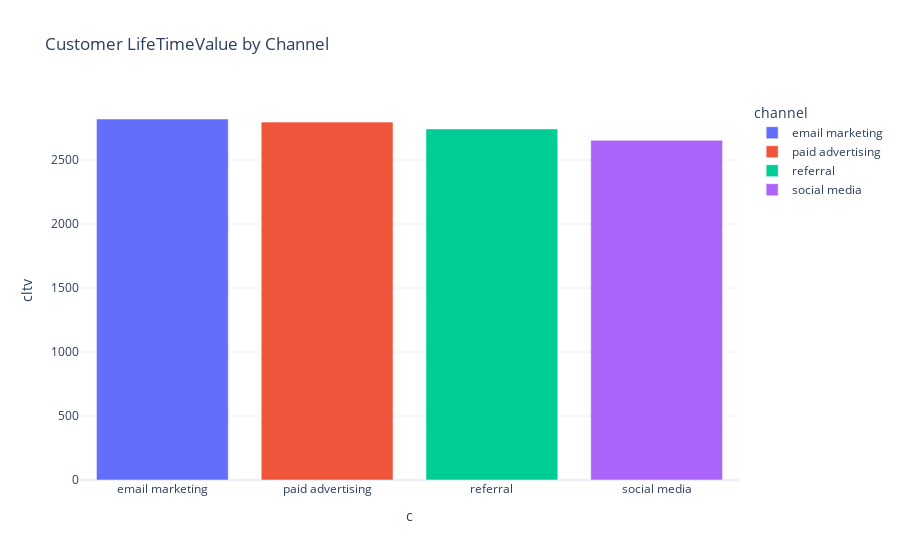

The cell this chart's notebook holds for it:
### Markdown cell above
#  Calculate the customer lifetime value from each channel(CLTV)
 we can use the formula mentioned below to calculate CLTV
 
CLTV = (revenue – cost) * conversion_rate / cost

### Code cell
data['cltv']=(data['revenue']-data['cost'])
channel_cltv=data.groupby('channel')['cltv'].mean().reset_index()
fig=px.bar(channel_cltv,x='channel',y='cltv',color='channel',
          title='Customer LifeTimeValue by Channel')
fig.update_xaxes(title='c')

### Figure 1 — Plotly figure (JSON) as saved in the notebook; plotly's stock layout.template omitted (floating-point values rounded to 4 significant figures)
{"data": [{"alignmentgroup": "True", "hovertemplate": "channel=%{x}<br>cltv=%{y}<extra></extra>", "legendgroup": "email marketing", "marker": {"color": "#636efa", "pattern": {"shape": ""}}, "name": "email marketing", "offsetgroup": "email marketing", "orientation": "v", "showlegend": true, "textposition": "auto", "type": "bar", "x": ["email marketing"], "xaxis": "x", "y": [2820.0], "yaxis": "y"}, {"alignmentgroup": "True", "hovertemplate": "channel=%{x}<br>cltv=%{y}<extra></extra>", "legendgroup": "paid advertising", "marker": {"color": "#EF553B", "pattern": {"shape": ""}}, "name": "paid advertising", "offsetgroup": "paid advertising", "orientation": "v", "showlegend": true, "textposition": "auto", "type": "bar", "x": ["paid advertising"], "xaxis": "x", "y": [2796.0], "yaxis": "y"}, {"alignmentgroup": "True", "hovertemplate": "channel=%{x}<br>cltv=%{y}<extra></extra>", "legendgroup": "referral", "marker": {"color": "#00cc96", "pattern": {"shape": ""}}, "name": "referral", "offsetgroup": "referral", "orientation": "v", "showlegend": true, "textposition": "auto", "type": "bar", "x": ["referral"], "xaxis": "x", "y": [2743.0], "yaxis": "y"}, {"alignmentgroup": "True", "hovertemplate": "channel=%{x}<br>cltv=%{y}<extra></extra>", "legendgroup": "social media", "marker": {"color": "#ab63fa", "pattern": {"shape": ""}}, "name": "social media", "offsetgroup": "social media", "orientation": "v", "showlegend": true, "textposition": "auto", "type": "bar", "x": ["social media"], "xaxis": "x", "y": [2654.0], "yaxis": "y"}], "layout": {"barmode": "relative", "legend": {"title": {"text": "channel"}, "tracegroupgap": 0}, "title": {"text": "Customer LifeTimeValue by Channel"}, "xaxis": {"anchor": "y", "categoryarray": ["email marketing", "paid advertising", "referral", "social media"], "categoryorder": "array", "domain": [0, 1], "title": {"text": "c"}}, "yaxis": {"anchor": "x", "domain": [0, 1], "title": {"text": "cltv"}}}}
